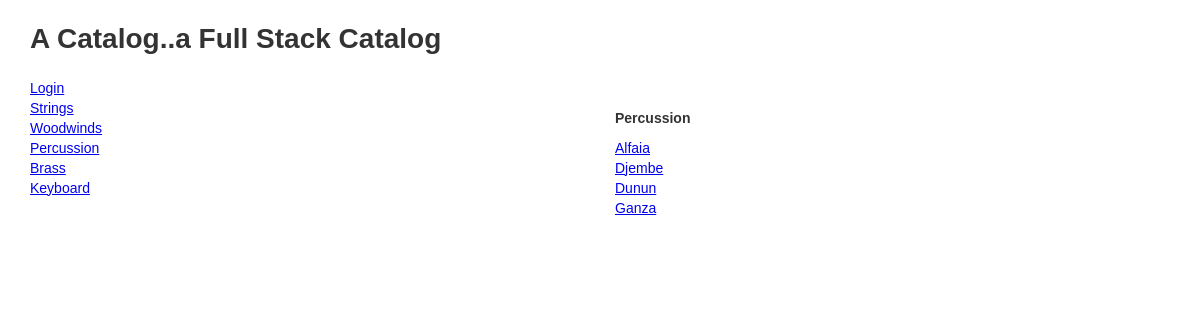
The app's page /itemcatalog/3/items/ with its own data.
### database_setup.py (models this page shows, shortened)
class Category(Base):
    __tablename__ = 'category'
    id = Column(Integer, primary_key=True)
    name = Column(String(80), nullable=False)
    user_id = Column(Integer, ForeignKey('user.id'))
    user = relationship(User)

class CategoryItem(Base):
    __tablename__ = 'category_item'
    name = Column(String(80), nullable=False)
    description = Column(String(250))
    id = Column(Integer, primary_key=True)
    category_id = Column(Integer, ForeignKey('category.id'))
    category = relationship(Category)
    user_id = Column(Integer, ForeignKey('user.id'))
    user = relationship(User)

### app.py (the view)
@app.route('/itemcatalog/<int:catalog_id>/')
@app.route('/itemcatalog/<int:catalog_id>/items/')
def categoryItems(catalog_id):
    try:
        categories = session.query(Category).all()
        category = session.query(Category).filter_by(id=catalog_id).first()
        categoryName = category.name
        categoryItems = session.query(CategoryItem).filter_by(
            category_id=catalog_id).all()
        return render_template('categoryItems.html', categories=categories,
                               categoryItems=categoryItems, categoryName=categoryName)
    except:
        return redirect(url_for('allCategories'))

### templates/categoryItems.html (shortened to what this page needs)
{% extends "base.html" %} {% block content %}
<div class="projects col-md-6 col-sm-6 col-xs-12">
    <ul>
        {% for c in categories %}
        <a href="{{url_for('categoryItems', catalog_id=c.id)}}">
            <li>{{c.name}}</li>
        </a>
        {% endfor %}
    </ul>
</div>
<div class="projects col-md-6 col-sm-6 col-xs-12">
    <h6>{{categoryName}}</h6>
    <ul>
        {% for i in categoryItems %}
        <a href="{{url_for('itemDescription', catalog_id=i.category_id, item_id=i.id)}}">
            <li>{{i.name}}</li>
        </a>
        {% endfor %}
    </ul>
     {% endblock %}

### records on screen
Category: name "Strings"
Category: name "Woodwinds"
Category: name "Percussion"
Category: name "Brass"
Category: name "Keyboard"
CategoryItem: name "Alfaia"
CategoryItem: name "Djembe"
CategoryItem: name "Dunun"
CategoryItem: name "Ganza"
